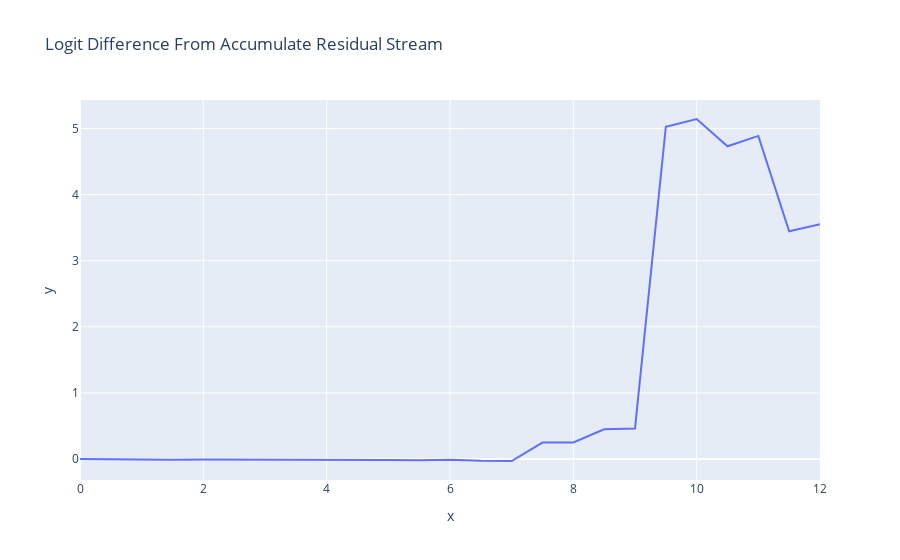

Notebook source saved alongside this figure:
### Markdown cell above
Fascinatingly, we see that the model is utterly unable to do the task until layer 7, almost all performance comes from attention layer 9, and performance actually *decreases* from there.

**Note:** Hover over each data point to see what residual stream position it's from!

<details> <summary>Details on `accumulated_resid`</summary>
**Key:** `n_pre` means the residual stream at the start of layer n, `n_mid` means the residual stream after the attention part of layer n (`n_post` is the same as `n+1_pre` so is not included)

* `layer` is the layer for which we input the residual stream (this is used to identify *which* layer norm scaling factor we want)
* `incl_mid` is whether to include the residual stream in the middle of a layer, ie after attention & before MLP
* `pos_slice` is the subset of the positions used. See `utils.Slice` for details on the syntax.
* return_labels is whether to return the labels for each component returned (useful for plotting)
</details>

### Code cell
accumulated_residual, labels = cache.accumulated_resid(layer=-1, incl_mid=True, pos_slice=-1, return_labels=True)
logit_lens_logit_diffs = residual_stack_to_logit_diff(accumulated_residual, cache)
line(logit_lens_logit_diffs, x=np.arange(model.cfg.n_layers*2+1)/2, hover_name=labels, title="Logit Difference From Accumulate Residual Stream")

### Figure 1 — Plotly figure (JSON) as saved in the notebook; plotly's stock layout.template omitted (floating-point values rounded to 4 significant figures)
{"data": [{"hovertemplate": "<b>%{hovertext}</b><br><br>x=%{x}<br>y=%{y}<extra></extra>", "hovertext": ["0_pre", "0_mid", "1_pre", "1_mid", "2_pre", "2_mid", "3_pre", "3_mid", "4_pre", "4_mid", "5_pre", "5_mid", "6_pre", "6_mid", "7_pre", "7_mid", "8_pre", "8_mid", "9_pre", "9_mid", "10_pre", "10_mid", "11_pre", "11_mid", "final_post"], "legendgroup": "", "line": {"color": "#636efa", "dash": "solid"}, "marker": {"symbol": "circle"}, "mode": "lines", "name": "", "orientation": "v", "showlegend": false, "type": "scatter", "x": [0, 0.5, 1, 1.5, 2, 2.5, 3, 3.5, 4, 4.5, 5, 5.5, 6, 6.5, 7, 7.5, 8, 8.5, 9, 9.5, 10, 10.5, 11, 11.5, 12], "xaxis": "x", "y": [1.293e-05, -0.006643, -0.007525, -0.009076, -0.008737, -0.008686, -0.00648, -0.00794, -0.009662, -0.0151, -0.01419, -0.01993, -0.009125, -0.0273, -0.02986, 0.2497, 0.2506, 0.4501, 0.46, 5.025, 5.143, 4.731, 4.887, 3.445, 3.552], "yaxis": "y"}], "layout": {"autosize": true, "legend": {"tracegroupgap": 0}, "title": {"text": "Logit Difference From Accumulate Residual Stream"}, "xaxis": {"anchor": "y", "autorange": true, "domain": [0, 1], "range": [0, 12], "title": {"text": "x"}, "type": "linear"}, "yaxis": {"anchor": "x", "autorange": true, "domain": [0, 1], "range": [-0.3172, 5.43], "title": {"text": "y"}, "type": "linear"}}}
